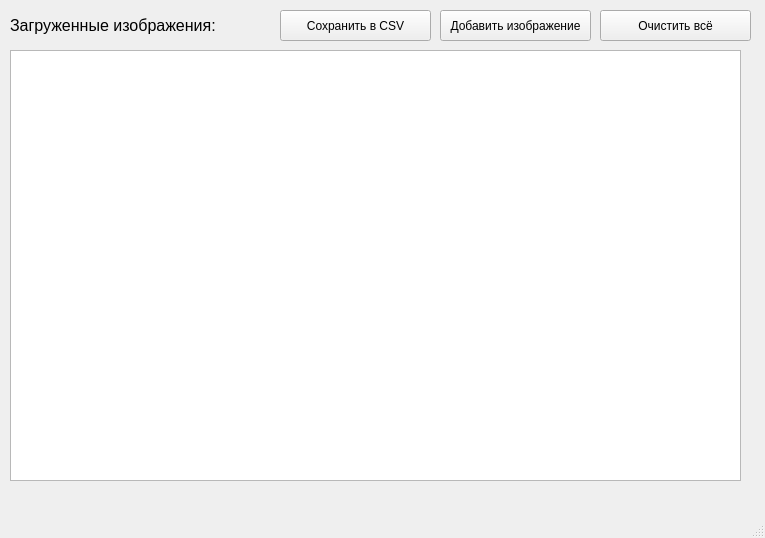
<?xml version="1.0" encoding="UTF-8"?>
<ui version="4.0">
 <class>MainWindow</class>
 <widget class="QMainWindow" name="MainWindow">
  <property name="geometry">
   <rect>
    <x>0</x>
    <y>0</y>
    <width>765</width>
    <height>538</height>
   </rect>
  </property>
  <property name="windowTitle">
   <string>MainWindow</string>
  </property>
  <widget class="QWidget" name="centralwidget">
   <widget class="QLabel" name="label_2">
    <property name="geometry">
     <rect>
      <x>10</x>
      <y>10</y>
      <width>261</width>
      <height>31</height>
     </rect>
    </property>
    <property name="font">
     <font>
      <pointsize>12</pointsize>
     </font>
    </property>
    <property name="text">
     <string>Загруженные изображения:</string>
    </property>
   </widget>
   <widget class="QPushButton" name="add_img">
    <property name="geometry">
     <rect>
      <x>440</x>
      <y>10</y>
      <width>151</width>
      <height>31</height>
     </rect>
    </property>
    <property name="text">
     <string>Добавить изображение</string>
    </property>
   </widget>
   <widget class="QPushButton" name="del_all">
    <property name="geometry">
     <rect>
      <x>600</x>
      <y>10</y>
      <width>151</width>
      <height>31</height>
     </rect>
    </property>
    <property name="text">
     <string>Очистить всё</string>
    </property>
   </widget>
   <widget class="QTableWidget" name="table_img">
    <property name="geometry">
     <rect>
      <x>10</x>
      <y>50</y>
      <width>731</width>
      <height>431</height>
     </rect>
    </property>
   </widget>
   <widget class="QPushButton" name="save_csv">
    <property name="geometry">
     <rect>
      <x>280</x>
      <y>10</y>
      <width>151</width>
      <height>31</height>
     </rect>
    </property>
    <property name="text">
     <string>Сохранить в CSV</string>
    </property>
   </widget>
  </widget>
  <widget class="QMenuBar" name="menubar">
   <property name="geometry">
    <rect>
     <x>0</x>
     <y>0</y>
     <width>765</width>
     <height>21</height>
    </rect>
   </property>
  </widget>
  <widget class="QStatusBar" name="statusbar"/>
 </widget>
 <resources/>
 <connections/>
</ui>
